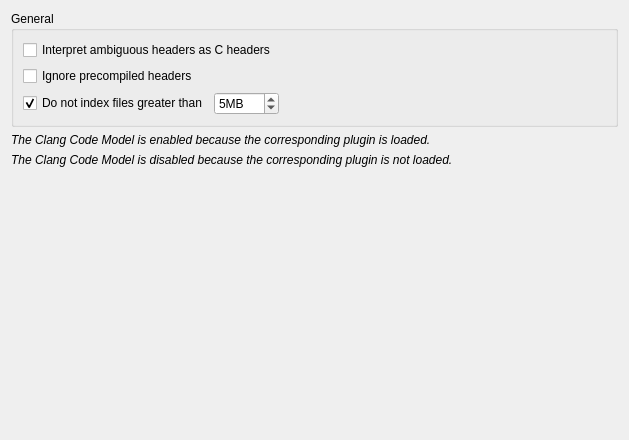
<?xml version="1.0" encoding="UTF-8"?>
<ui version="4.0">
 <class>CppTools::Internal::CppCodeModelSettingsPage</class>
 <widget class="QWidget" name="CppTools::Internal::CppCodeModelSettingsPage">
  <property name="geometry">
   <rect>
    <x>0</x>
    <y>0</y>
    <width>629</width>
    <height>440</height>
   </rect>
  </property>
  <property name="windowTitle">
   <string/>
  </property>
  <layout class="QVBoxLayout" name="verticalLayout_2">
   <item>
    <widget class="QGroupBox" name="anotherGroupBox">
     <property name="title">
      <string>General</string>
     </property>
     <layout class="QVBoxLayout" name="verticalLayout">
      <item>
       <widget class="QCheckBox" name="interpretAmbiguousHeadersAsCHeaders">
        <property name="text">
         <string>Interpret ambiguous headers as C headers</string>
        </property>
       </widget>
      </item>
      <item>
       <widget class="QCheckBox" name="ignorePCHCheckBox">
        <property name="toolTip">
         <string>&lt;html&gt;&lt;head/&gt;&lt;body&gt;&lt;p&gt;When precompiled headers are not ignored, the parsing for code completion and semantic highlighting will process the precompiled header before processing any file.&lt;/p&gt;&lt;/body&gt;&lt;/html&gt;</string>
        </property>
        <property name="text">
         <string>Ignore precompiled headers</string>
        </property>
       </widget>
      </item>
      <item>
       <layout class="QHBoxLayout" name="horizontalLayout">
        <item>
         <widget class="QCheckBox" name="skipIndexingBigFilesCheckBox">
          <property name="text">
           <string>Do not index files greater than</string>
          </property>
          <property name="checked">
           <bool>true</bool>
          </property>
         </widget>
        </item>
        <item>
         <widget class="QSpinBox" name="bigFilesLimitSpinBox">
          <property name="suffix">
           <string>MB</string>
          </property>
          <property name="minimum">
           <number>1</number>
          </property>
          <property name="maximum">
           <number>500</number>
          </property>
          <property name="value">
           <number>5</number>
          </property>
         </widget>
        </item>
        <item>
         <spacer name="horizontalSpacer">
          <property name="orientation">
           <enum>Qt::Horizontal</enum>
          </property>
          <property name="sizeHint" stdset="0">
           <size>
            <width>40</width>
            <height>20</height>
           </size>
          </property>
         </spacer>
        </item>
       </layout>
      </item>
     </layout>
    </widget>
   </item>
   <item>
    <widget class="QLabel" name="clangCodeModelIsEnabledHint">
     <property name="text">
      <string>&lt;i&gt;The Clang Code Model is enabled because the corresponding plugin is loaded.&lt;/i&gt;</string>
     </property>
    </widget>
   </item>
   <item>
    <widget class="QLabel" name="clangCodeModelIsDisabledHint">
     <property name="text">
      <string>&lt;i&gt;The Clang Code Model is disabled because the corresponding plugin is not loaded.&lt;/i&gt;</string>
     </property>
    </widget>
   </item>
   <item>
    <widget class="CppTools::ClangDiagnosticConfigsSelectionWidget" name="clangDiagnosticConfigsSelectionWidget" native="true"/>
   </item>
   <item>
    <spacer name="verticalSpacer">
     <property name="orientation">
      <enum>Qt::Vertical</enum>
     </property>
     <property name="sizeHint" stdset="0">
      <size>
       <width>20</width>
       <height>40</height>
      </size>
     </property>
    </spacer>
   </item>
  </layout>
 </widget>
 <customwidgets>
  <customwidget>
   <class>CppTools::ClangDiagnosticConfigsSelectionWidget</class>
   <extends>QWidget</extends>
   <header>cpptools/clangdiagnosticconfigsselectionwidget.h</header>
  </customwidget>
 </customwidgets>
 <resources/>
 <connections/>
</ui>
